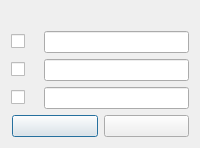
<?xml version="1.0" encoding="UTF-8"?>
<ui version="4.0">
    <class>bulkDetailsDialog</class>
    <widget class="QDialog" m_name="bulkDetailsDialog">
        <property m_name="geometry">
            <rect>
                <x>0</x>
                <y>0</y>
                <width>494</width>
                <height>220</height>
            </rect>
        </property>
        <property m_name="font">
            <font>
                <pointsize>10</pointsize>
            </font>
        </property>
        <property m_name="windowTitle">
            <string>Bulk Details</string>
        </property>
        <property m_name="windowIcon">
            <iconset resource="../resources/images.qrc">
                <normaloff>:/icons/books_icon.png</normaloff>:/icons/books_icon.png
            </iconset>
        </property>
        <layout class="QVBoxLayout" m_name="verticalLayout">
            <item>
                <widget class="QLabel" m_name="labelPrompt">
                    <property m_name="text">
                        <string>If you wish all ebooks in the selected folder to share the below data, check the boxes
                            and input your specification:
                        </string>
                    </property>
                    <property m_name="wordWrap">
                        <bool>true</bool>
                    </property>
                </widget>
            </item>
            <item>
                <layout class="QGridLayout" m_name="gridLayout">
                    <item row="1" column="0">
                        <widget class="QCheckBox" m_name="checkBoxGenre">
                            <property m_name="text">
                                <string/>
                            </property>
                        </widget>
                    </item>
                    <item row="2" column="1">
                        <widget class="QLabel" m_name="labelTags">
                            <property m_name="text">
                                <string>Tags:</string>
                            </property>
                        </widget>
                    </item>
                    <item row="0" column="0">
                        <widget class="QCheckBox" m_name="checkBoxAuthor">
                            <property m_name="text">
                                <string/>
                            </property>
                        </widget>
                    </item>
                    <item row="2" column="0">
                        <widget class="QCheckBox" m_name="checkBoxTags">
                            <property m_name="text">
                                <string/>
                            </property>
                        </widget>
                    </item>
                    <item row="0" column="1">
                        <widget class="QLabel" m_name="labelAuthor">
                            <property m_name="text">
                                <string>Author:</string>
                            </property>
                        </widget>
                    </item>
                    <item row="1" column="1">
                        <widget class="QLabel" m_name="labelGenre">
                            <property m_name="text">
                                <string>Genre:</string>
                            </property>
                        </widget>
                    </item>
                    <item row="0" column="2">
                        <widget class="QLineEdit" m_name="textAuthor">
                            <property m_name="enabled">
                                <bool>false</bool>
                            </property>
                        </widget>
                    </item>
                    <item row="1" column="2">
                        <widget class="QLineEdit" m_name="textGenre">
                            <property m_name="enabled">
                                <bool>false</bool>
                            </property>
                        </widget>
                    </item>
                    <item row="2" column="2">
                        <widget class="QLineEdit" m_name="textTags">
                            <property m_name="enabled">
                                <bool>false</bool>
                            </property>
                        </widget>
                    </item>
                </layout>
            </item>
            <item>
                <layout class="QHBoxLayout" m_name="horLayBottomButtons">
                    <item>
                        <spacer m_name="horizontalSpacer">
                            <property m_name="orientation">
                                <enum>Qt::Horizontal</enum>
                            </property>
                            <property m_name="sizeHint" stdset="0">
                                <size>
                                    <width>40</width>
                                    <height>20</height>
                                </size>
                            </property>
                        </spacer>
                    </item>
                    <item>
                        <widget class="QPushButton" m_name="buttonApply">
                            <property m_name="minimumSize">
                                <size>
                                    <width>80</width>
                                    <height>25</height>
                                </size>
                            </property>
                            <property m_name="cursor">
                                <cursorShape>PointingHandCursor</cursorShape>
                            </property>
                            <property m_name="text">
                                <string>Apply</string>
                            </property>
                        </widget>
                    </item>
                    <item>
                        <widget class="QPushButton" m_name="buttonCancel">
                            <property m_name="minimumSize">
                                <size>
                                    <width>80</width>
                                    <height>25</height>
                                </size>
                            </property>
                            <property m_name="cursor">
                                <cursorShape>PointingHandCursor</cursorShape>
                            </property>
                            <property m_name="text">
                                <string>Cancel</string>
                            </property>
                        </widget>
                    </item>
                </layout>
            </item>
        </layout>
    </widget>
    <resources>
        <include location="../resources/images.qrc"/>
    </resources>
    <connections/>
</ui>
